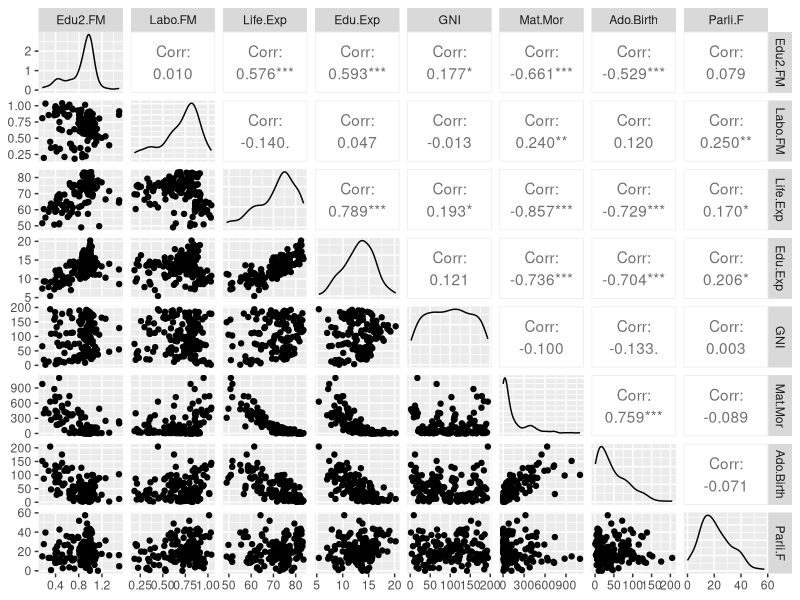
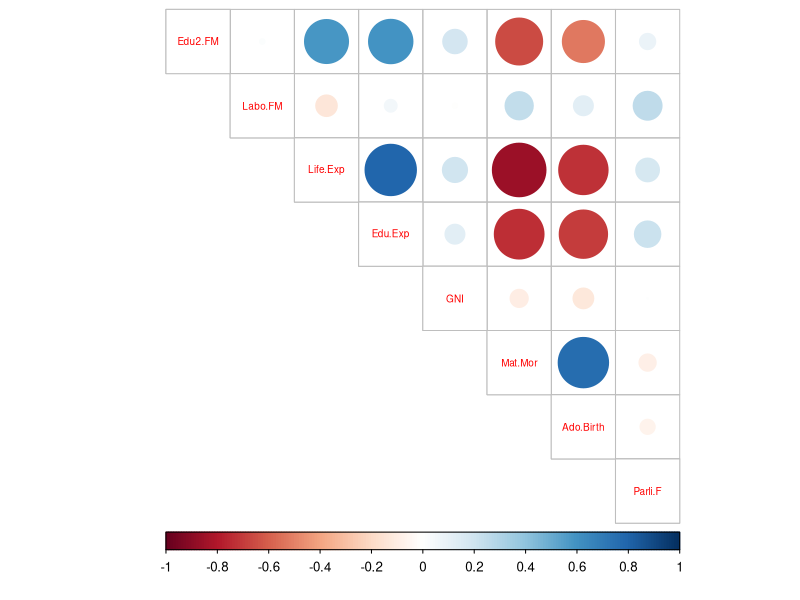
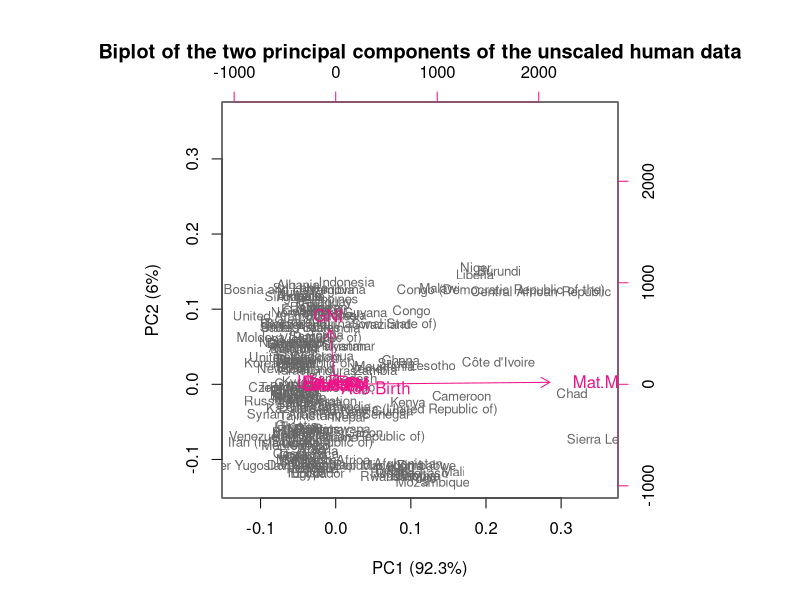
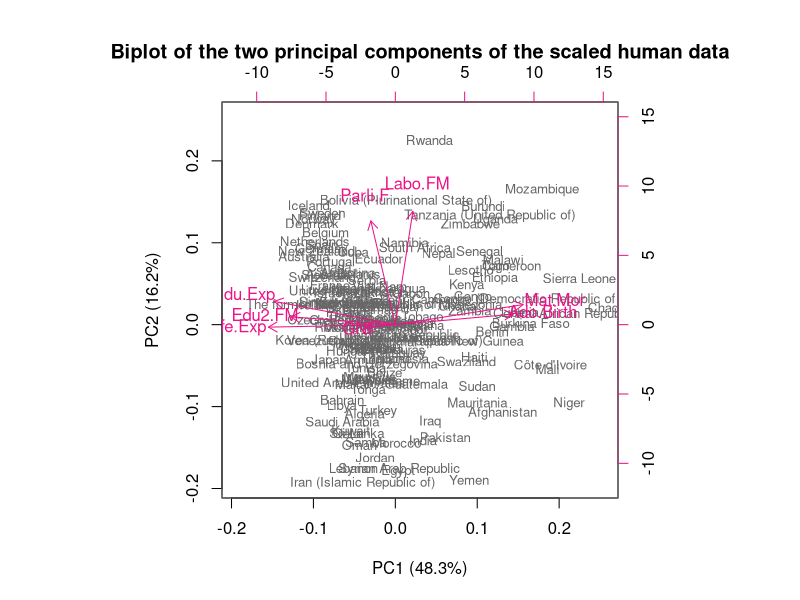
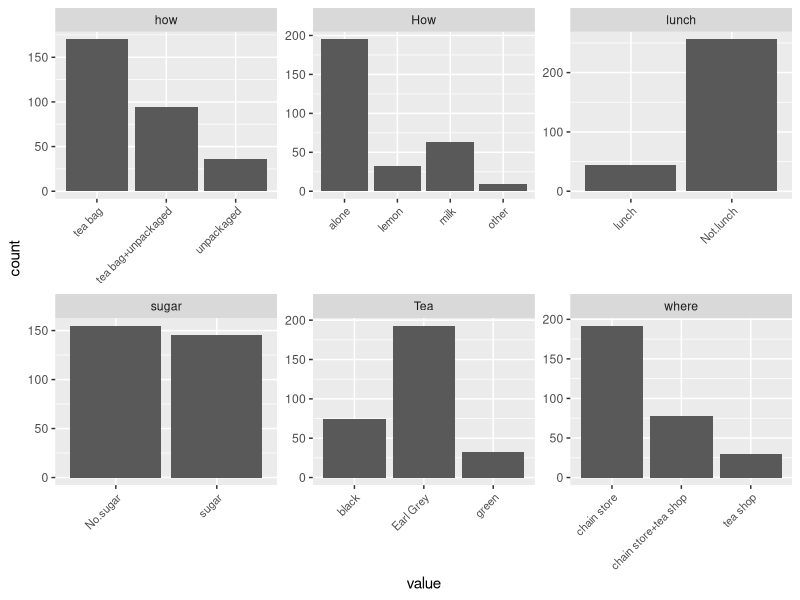
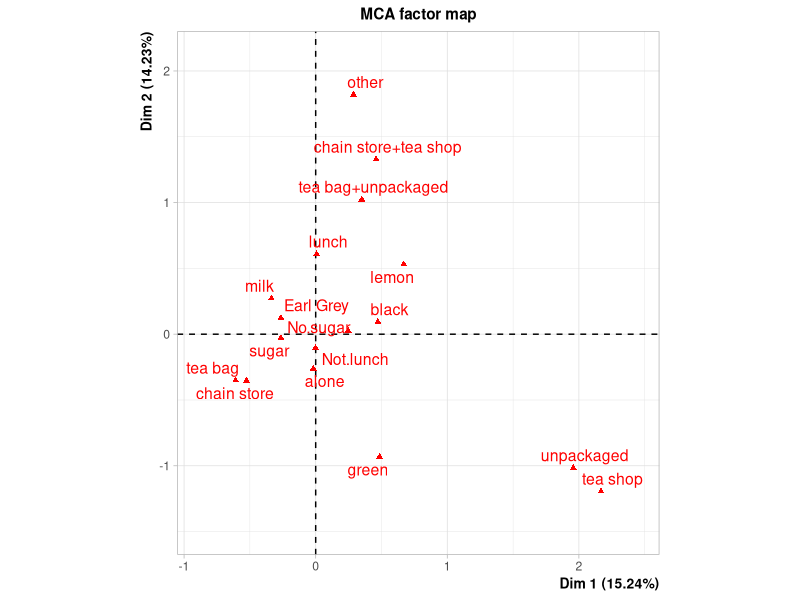
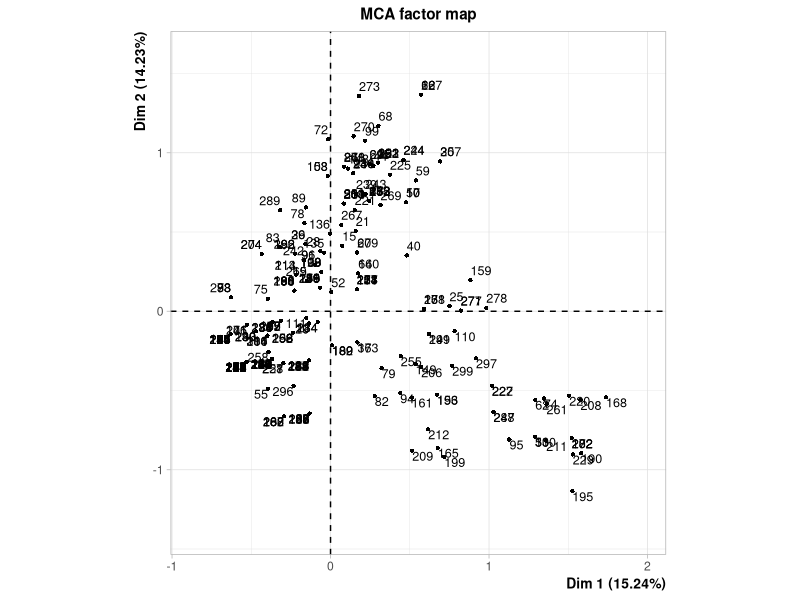
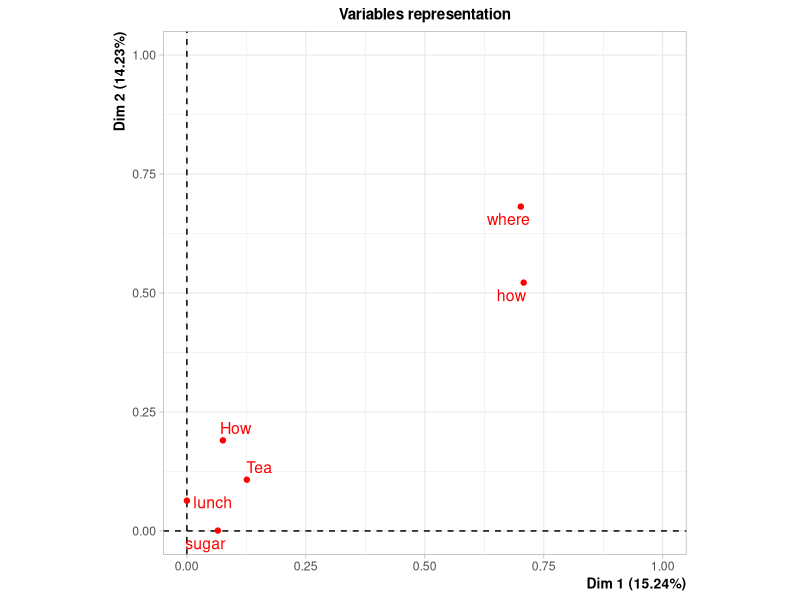

The R source for these figures, in order:
## ---- chunk 1

# Access the needed libraries:
library(dplyr)
library(tidyr)
library(ggplot2)
library(boot)
library(MASS)
library(tidyverse)
library(corrplot)
library(GGally)
library(FactoMineR)
## ---- chunk 2
# load the data
human <- read.table(file = "human.csv", sep = ",", header = TRUE)

# glimpse at the dataset
glimpse(human)
## ---- chunk 3
summary(human)
## ---- chunk 4
ggpairs(human)
## ---- chunk 5
# First calculate the correlation matrix and round it so that it includes only two digits:
cor_matrix<-cor(human) %>% round(digits = 2)

# Print the correlation matrix:
cor_matrix

## ---- chunk 6
# Visualize the correlation matrix with a correlations plot:
corrplot(cor_matrix, method="circle", type = "upper", cl.pos = "b", tl.pos = "d", tl.cex = 0.6)

## ---- chunk 7
# perform principal component analysis (with the SVD method) and print out the results
pca_human <- prcomp(human)
pca_human

# create and print out a summary of pca_human
s <- summary(pca_human)
s

# calculate rounded percentages of variance captured by each PC and print out the percentages of variance
pca_pr <- round(100*s$importance[2,], digits = 1) 
pca_pr
## ---- chunk 8
# create object pc_lab to be used as axis labels
pc_lab <- paste0(names(pca_pr), " (", pca_pr, "%)")

# draw a biplot
biplot(pca_human, cex = c(0.8, 1), col = c("grey40", "deeppink2"), xlab = pc_lab[1], ylab = pc_lab[2], main = "Biplot of the two principal components of the unscaled human data")
## ---- chunk 9
# standardize the variables
human_std <- scale(human)

# print out summaries of the standardized variables
summary(human_std)
## ---- chunk 10
# perform principal component analysis (with the SVD method) and print out the results
pca_human_std <- prcomp(human_std)
pca_human_std

# create and print out a summary of pca_human
s_std <- summary(pca_human_std)
s_std

# calculate rounded percentages of variance captured by each PC and print out the percentages of variance
pca_pr_std <- round(100*s_std$importance[2,], digits = 1) 
pca_pr_std
## ---- chunk 11
# create object pc_lab to be used as axis labels
pc_lab_std <- paste0(names(pca_pr_std), " (", pca_pr_std, "%)")

# draw a biplot
biplot(pca_human_std, cex = c(0.8, 1), col = c("grey40", "deeppink2"), xlab = pc_lab_std[1], ylab = pc_lab_std[2], main = "Biplot of the two principal components of the scaled human data")
## ---- chunk 12
# load the data
data("tea")

# glimpse at the dataset
glimpse(tea)
## ---- chunk 13
# column names to keep in the dataset
keep_columns <- c("Tea", "How", "how", "sugar", "where", "lunch")

# select the 'keep_columns' to create a new dataset
tea_time <- dplyr::select(tea, one_of(keep_columns))

# look at the summaries and structure of the data
glimpse(tea_time)
str(tea_time)
summary(tea_time)
## ---- chunk 14
# visualize the dataset
gather(tea_time) %>% ggplot(aes(value)) + facet_wrap("key", scales = "free") + geom_bar() + theme(axis.text.x = element_text(angle = 45, hjust = 1, size = 8))
## ---- chunk 15
# multiple correspondence analysis
mca <- MCA(tea_time)

# summary of the model
summary(mca)

## ---- chunk 16
# visualize MCA
plot(mca, invisible=c("ind"), habillage = "quali")
